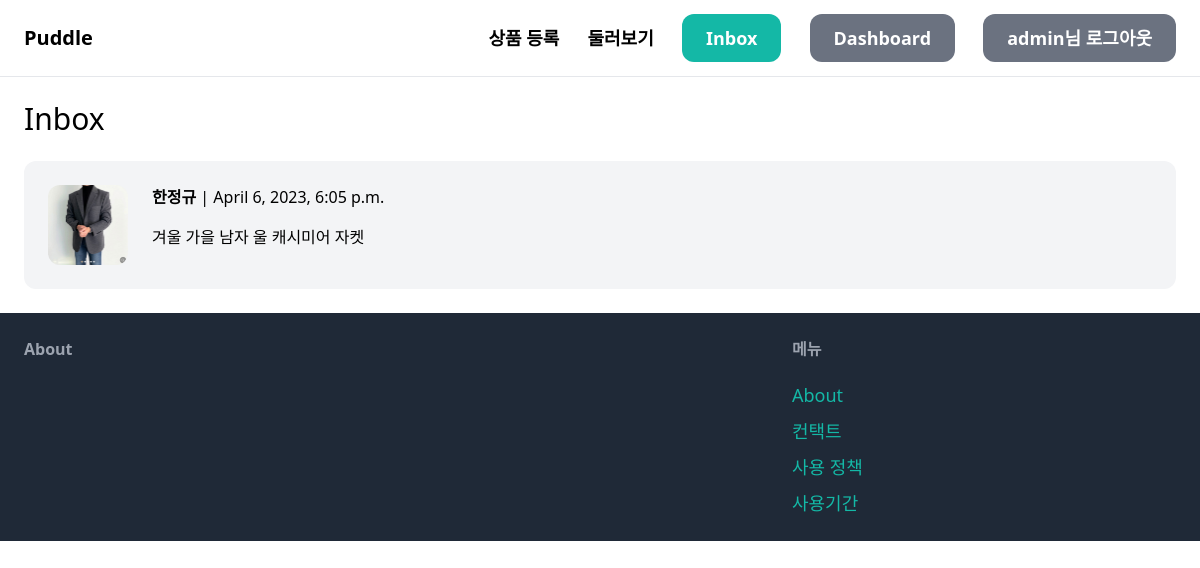
The page /inbox/ (signed in) on the database its author committed.
### conversation/models.py (models this page shows)
class Conversation(models.Model):
    item = models.ForeignKey(Item, related_name='conversations', on_delete=models.CASCADE)
    members = models.ManyToManyField(User, related_name='conversations')
    created_at = models.DateTimeField(auto_now_add=True)
    modified_at = models.DateTimeField(auto_now=True)
    class Meta:
        ordering = ('-modified_at',)

### item/models.py (models this page shows, shortened)
class Item(models.Model):
    category = models.ForeignKey(Category, related_name='items', on_delete=models.CASCADE)
    name = models.CharField(max_length=255)
    description = models.TextField(blank=True, null=True)
    price = models.FloatField()
    image = models.ImageField(upload_to='item_images', blank=True, null=True)
    is_sold = models.BooleanField(default=False)
    created_by = models.ForeignKey(User, related_name='items', on_delete=models.CASCADE)
    created_at = models.DateTimeField(auto_now_add=True)

### conversation/views.py (the view)
# urls.py: path('', views.inbox, name='inbox'),
@login_required
def inbox(request):
    conversations = Conversation.objects.filter(members__in=[request.user.id])
    return render(request, 'conversation/inbox.html', {
        'conversations':conversations
    })

### conversation/templates/conversation/inbox.html (shortened to what this page needs)
{% extends 'core/base.html' %}
{% block content %}
<h1 class="mb-6 text-3xl">Inbox</h1>
<div class="space-y-6">
    {% for conversation in conversations %}
        <a href="{% url 'conversation:detail' conversation.id %}">
            <div class="p-6 flex bg-gray-100 rounded-xl">
                <div class="pr-6">
                    <img src="{{ conversation.item.image.url }}" class="w-20 rounded-xl">
                </div>
                <div>
                    {% for member in conversation.members.all %}
                        {% if member != request.user %}
                            <p class="mb-4"><strong>{{ member.username }}</strong> | {{ conversation.modified_at}}</p>
                            <p>{{ conversation.item.name }}</p>
                        {% endif %}
                    {% endfor %}
                </div>
            </div>
        </a>
        {% endfor %}
</div>
{% endblock %}

### core/templates/core/base.html (shortened to what this page needs)
<html lang="en">
<head>
    <script src="https://cdn.tailwindcss.com"></script>
</head>
<body>
    <nav class="py-6 px-6 flex justify-between items-center border-b border-gray-200">
        <a href="/" class="text-xl font-semibold">Puddle</a>
       <div class="space-x-6">
            <a href="{% url 'item:new' %}" class="text-lg font-semibold hover:text-gray-500">상품 등록</a>
            <a href="{% url 'item:items' %}" class="text-lg font-semibold hover:text-gray-500">둘러보기</a>
            {% if request.user.is_authenticated %}
                <a href="{% url 'conversation:inbox' %}" class="px-6 py-3 text-lg font-semibold bg-teal-500 text-white rounded-xl hover:bg-teal-700">Inbox</a>
                <a href="{% url 'dashboard:index' %}" class="px-6 py-3 text-lg font-semibold bg-gray-500 text-white rounded-xl hover:bg-gray-700">Dashboard</a>
                <a href="{% url 'core:logout' %}" class="px-6 py-3 text-lg font-semibold bg-gray-500 text-white rounded-xl hover:bg-gray-700">{{ user.username }}님 로그아웃</a>
            {% else %}
                <a href="{% url 'core:signup' %}" class="px-6 py-3 text-lg font-semibold bg-teal-500 text-white rounded-xl hover:bg-teal-700">회원가입</a>
                <a href="{% url 'core:login' %}" class="px-6 py-3 text-lg font-semibold bg-gray-500 text-white rounded-xl hover:bg-gray-700">로그인</a>
            {% endif %}
       </div>
    </nav>
    <div class="px-6 py-6">
        {% block content %}
        {% endblock %}
    </div>
    <footer class="py-6 px-6 flex justify-between bg-gray-800">
        <div class="w-2/3 pr-10">
            <h3 class="mb-5 font-semibold text-gray-400">About</h3>
        </div>
        <div class="w-1/3">
            <h3 class="mb-5 font-semibold text-gray-400">메뉴</h3>
            <ul class="space-y-2">
                <li><a href="#" class="text-lg text-teal-500 hover:text-teal-700">About</a></li>
                <li><a href="{% url 'core:contact' %}" class="text-lg text-teal-500 hover:text-teal-700">컨택트</a></li>
                <li><a href="#" class="text-lg text-teal-500 hover:text-teal-700">사용 정책</a></li>
                <li><a href="#" class="text-lg text-teal-500 hover:text-teal-700">사용기간</a></li>
            </ul>
        </div>
    </footer>
</body>
</html>

### rows shown on the page
Conversation: item.image (picture), modified_at "April 6, 2023, 6:05 p.m.", item.name "겨울 가을 남자 울 캐시미어 자켓"

### other values the page prints
{{ user.username }} "admin"
{{ member.username }} "한정규"
